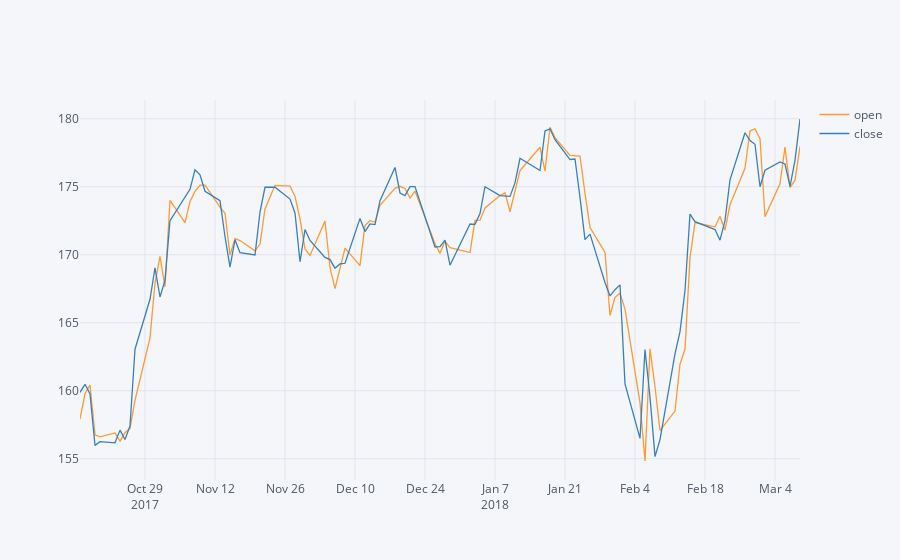

Notebook code cell kept with this figure:
### Code cell
aapl.plot(["open","close"])
